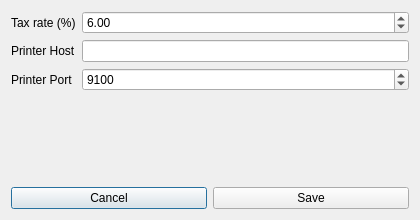
<?xml version="1.0" encoding="UTF-8"?>
<ui version="4.0">
 <class>SettingsDialog</class>
 <widget class="QDialog" name="SettingsDialog">
  <property name="geometry">
   <rect>
    <x>0</x>
    <y>0</y>
    <width>420</width>
    <height>220</height>
   </rect>
  </property>
  <property name="windowTitle">
   <string>Settings</string>
  </property>
  <layout class="QVBoxLayout" name="verticalLayout">
   <item>
    <layout class="QFormLayout" name="formLayout">
     <item row="0" column="0">
      <widget class="QLabel" name="label_tax">
       <property name="text">
        <string>Tax rate (%)</string>
       </property>
      </widget>
     </item>
     <item row="0" column="1">
      <widget class="QDoubleSpinBox" name="spin_tax">
       <property name="minimum">
        <number>0</number>
       </property>
       <property name="maximum">
        <number>100</number>
       </property>
       <property name="singleStep">
        <number>0.25</number>
       </property>
       <property name="value">
        <double>6.00</double>
       </property>
      </widget>
     </item>
     <item row="1" column="0">
      <widget class="QLabel" name="label_printer_host">
       <property name="text">
        <string>Printer Host</string>
       </property>
      </widget>
     </item>
     <item row="1" column="1">
      <widget class="QLineEdit" name="edit_printer_host"/>
     </item>
     <item row="2" column="0">
      <widget class="QLabel" name="label_printer_port">
       <property name="text">
        <string>Printer Port</string>
       </property>
      </widget>
     </item>
     <item row="2" column="1">
      <widget class="QSpinBox" name="spin_printer_port">
       <property name="minimum">
        <number>1</number>
       </property>
       <property name="maximum">
        <number>65535</number>
       </property>
       <property name="value">
        <number>9100</number>
       </property>
      </widget>
     </item>
    </layout>
   </item>
   <item>
    <layout class="QHBoxLayout" name="buttonLayout">
     <item>
      <widget class="QPushButton" name="btn_cancel">
       <property name="text">
        <string>Cancel</string>
       </property>
      </widget>
     </item>
     <item>
      <widget class="QPushButton" name="btn_save">
       <property name="text">
        <string>Save</string>
       </property>
      </widget>
     </item>
    </layout>
   </item>
  </layout>
 </widget>
 <resources/>
 <connections/>
</ui>
